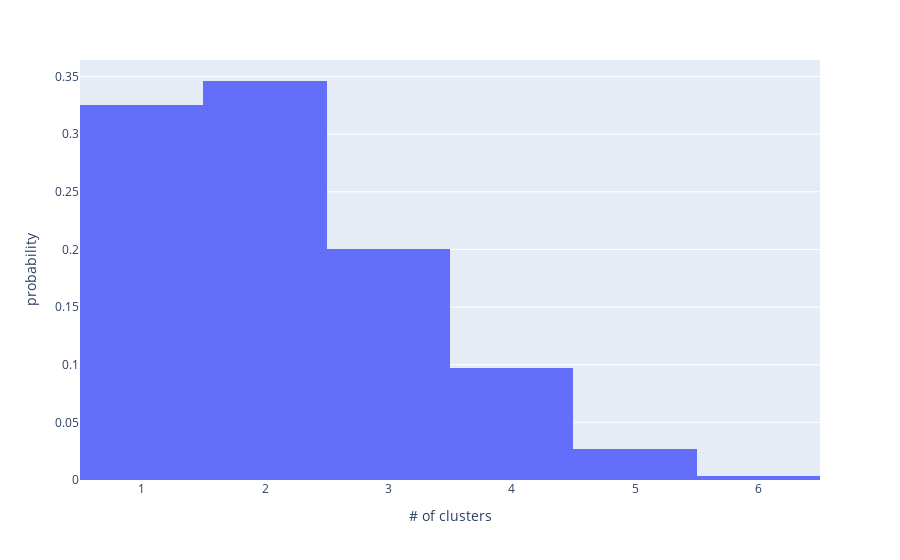

This figure's notebook cell:
### Markdown cell above
### number_of_clusters_per_PDB

### Code cell
figu = px.histogram(pd.DataFrame({'count':clusters_count}),
    histnorm = 'probability', x='count', labels={'count': "# of clusters"})
figu.update_xaxes(tick0 = 1, dtick=1)

### Figure 1 — Plotly figure (JSON) as saved in the notebook; plotly's stock layout.template omitted (floating-point values rounded to 4 significant figures; data arrays with more than 128 entries replaced by an {"elided": "..."} marker saying what was removed)
{"data": [{"alignmentgroup": "True", "bingroup": "x", "histnorm": "probability", "hovertemplate": "# of clusters=%{x}<br>probability=%{y}<extra></extra>", "legendgroup": "", "marker": {"color": "#636efa", "pattern": {"shape": ""}}, "name": "", "offsetgroup": "", "orientation": "v", "showlegend": false, "type": "histogram", "x": {"elided": "783 int values"}, "xaxis": "x", "yaxis": "y"}], "layout": {"barmode": "relative", "legend": {"tracegroupgap": 0}, "margin": {"t": 60}, "xaxis": {"anchor": "y", "domain": [0, 1], "dtick": 1, "tick0": 1, "title": {"text": "# of clusters"}}, "yaxis": {"anchor": "x", "domain": [0, 1], "title": {"text": "probability"}}}}
